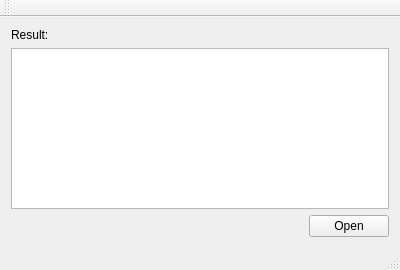
<?xml version="1.0" encoding="UTF-8"?>
<ui version="4.0">
 <class>MainWindow</class>
 <widget class="QMainWindow" name="MainWindow">
  <property name="geometry">
   <rect>
    <x>0</x>
    <y>0</y>
    <width>400</width>
    <height>270</height>
   </rect>
  </property>
  <property name="windowTitle">
   <string>Speech Analysis</string>
  </property>
  <widget class="QWidget" name="centralWidget">
   <layout class="QVBoxLayout" name="verticalLayout">
    <item>
     <widget class="QLabel" name="resultLabel">
      <property name="text">
       <string>Result:</string>
      </property>
     </widget>
    </item>
    <item>
     <widget class="QPlainTextEdit" name="resultEdit"/>
    </item>
    <item>
     <layout class="QHBoxLayout" name="horizontalLayout">
      <item>
       <spacer name="horizontalSpacer">
        <property name="orientation">
         <enum>Qt::Horizontal</enum>
        </property>
        <property name="sizeHint" stdset="0">
         <size>
          <width>40</width>
          <height>20</height>
         </size>
        </property>
       </spacer>
      </item>
      <item>
       <widget class="QPushButton" name="openButton">
        <property name="text">
         <string>Open</string>
        </property>
       </widget>
      </item>
     </layout>
    </item>
   </layout>
  </widget>
  <widget class="QToolBar" name="mainToolBar">
   <attribute name="toolBarArea">
    <enum>TopToolBarArea</enum>
   </attribute>
   <attribute name="toolBarBreak">
    <bool>false</bool>
   </attribute>
  </widget>
  <widget class="QStatusBar" name="statusBar"/>
  <action name="actionOpen">
   <property name="text">
    <string>Open</string>
   </property>
  </action>
  <action name="actionAnalyze">
   <property name="text">
    <string>Analyze</string>
   </property>
  </action>
 </widget>
 <layoutdefault spacing="6" margin="11"/>
 <resources/>
 <connections/>
</ui>
